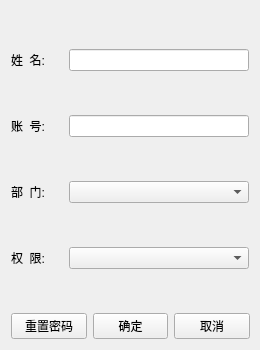
<?xml version="1.0" encoding="UTF-8"?>
<ui version="4.0">
 <class>UserInformation</class>
 <widget class="QDialog" name="UserInformation">
  <property name="geometry">
   <rect>
    <x>0</x>
    <y>0</y>
    <width>260</width>
    <height>350</height>
   </rect>
  </property>
  <property name="minimumSize">
   <size>
    <width>260</width>
    <height>350</height>
   </size>
  </property>
  <property name="maximumSize">
   <size>
    <width>260</width>
    <height>350</height>
   </size>
  </property>
  <property name="windowTitle">
   <string>新增用户</string>
  </property>
  <layout class="QVBoxLayout" name="verticalLayout" stretch="0,0,0,0,0,0,0,0,0,0">
   <item>
    <spacer name="verticalSpacer">
     <property name="orientation">
      <enum>Qt::Vertical</enum>
     </property>
     <property name="sizeHint" stdset="0">
      <size>
       <width>20</width>
       <height>40</height>
      </size>
     </property>
    </spacer>
   </item>
   <item>
    <layout class="QHBoxLayout" name="horizontalLayout_5" stretch="2,7">
     <item>
      <widget class="QLabel" name="label">
       <property name="text">
        <string>姓  名:</string>
       </property>
      </widget>
     </item>
     <item>
      <widget class="QLineEdit" name="le_name">
       <property name="enabled">
        <bool>true</bool>
       </property>
      </widget>
     </item>
    </layout>
   </item>
   <item>
    <spacer name="verticalSpacer_2">
     <property name="orientation">
      <enum>Qt::Vertical</enum>
     </property>
     <property name="sizeHint" stdset="0">
      <size>
       <width>20</width>
       <height>40</height>
      </size>
     </property>
    </spacer>
   </item>
   <item>
    <layout class="QHBoxLayout" name="horizontalLayout_4" stretch="2,7">
     <item>
      <widget class="QLabel" name="label_2">
       <property name="text">
        <string>账  号:</string>
       </property>
      </widget>
     </item>
     <item>
      <widget class="QLineEdit" name="le_username"/>
     </item>
    </layout>
   </item>
   <item>
    <spacer name="verticalSpacer_3">
     <property name="orientation">
      <enum>Qt::Vertical</enum>
     </property>
     <property name="sizeHint" stdset="0">
      <size>
       <width>20</width>
       <height>40</height>
      </size>
     </property>
    </spacer>
   </item>
   <item>
    <layout class="QHBoxLayout" name="horizontalLayout_3" stretch="2,7">
     <item>
      <widget class="QLabel" name="label_3">
       <property name="text">
        <string>部  门:</string>
       </property>
      </widget>
     </item>
     <item>
      <widget class="QComboBox" name="cb_department"/>
     </item>
    </layout>
   </item>
   <item>
    <spacer name="verticalSpacer_4">
     <property name="orientation">
      <enum>Qt::Vertical</enum>
     </property>
     <property name="sizeHint" stdset="0">
      <size>
       <width>20</width>
       <height>40</height>
      </size>
     </property>
    </spacer>
   </item>
   <item>
    <layout class="QHBoxLayout" name="horizontalLayout_2" stretch="2,7">
     <item>
      <widget class="QLabel" name="label_4">
       <property name="text">
        <string>权  限:</string>
       </property>
      </widget>
     </item>
     <item>
      <widget class="QComboBox" name="cb_power"/>
     </item>
    </layout>
   </item>
   <item>
    <spacer name="verticalSpacer_5">
     <property name="orientation">
      <enum>Qt::Vertical</enum>
     </property>
     <property name="sizeHint" stdset="0">
      <size>
       <width>20</width>
       <height>40</height>
      </size>
     </property>
    </spacer>
   </item>
   <item>
    <layout class="QHBoxLayout" name="horizontalLayout" stretch="0,2,1,1">
     <item>
      <widget class="QPushButton" name="pb_reset">
       <property name="text">
        <string>重置密码</string>
       </property>
       <property name="autoDefault">
        <bool>false</bool>
       </property>
      </widget>
     </item>
     <item>
      <spacer name="horizontalSpacer">
       <property name="orientation">
        <enum>Qt::Horizontal</enum>
       </property>
       <property name="sizeHint" stdset="0">
        <size>
         <width>40</width>
         <height>20</height>
        </size>
       </property>
      </spacer>
     </item>
     <item>
      <widget class="QPushButton" name="pb_ok">
       <property name="text">
        <string>确定</string>
       </property>
       <property name="autoDefault">
        <bool>false</bool>
       </property>
      </widget>
     </item>
     <item>
      <widget class="QPushButton" name="pb_cancel">
       <property name="text">
        <string>取消</string>
       </property>
       <property name="autoDefault">
        <bool>false</bool>
       </property>
      </widget>
     </item>
    </layout>
   </item>
  </layout>
 </widget>
 <resources/>
 <connections/>
</ui>
